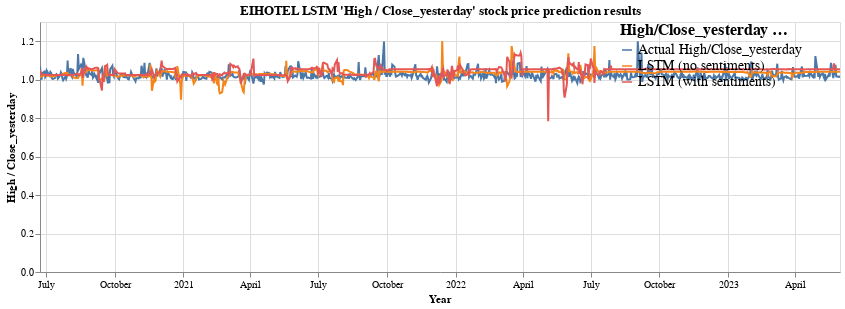

The notebook cell saved with this chart:
### Code cell
high_close_yesterday_ratio = alt.Chart(melted_df, title="EIHOTEL LSTM 'High / Close_yesterday' stock price prediction results").mark_line().encode(
    x=alt.X('date:T', title="Year"),
    y = alt.Y('High/Close_yesterday:Q', title="High / Close_yesterday"),
    color = alt.Color('High/Close_yesterday method:N',
                      legend=alt.Legend(orient='right',direction = 'vertical',labelLimit = 400))
    ).properties(height = 250, width = 800
    ).configure_legend(
    offset=-220,
    symbolDirection='vertical',
        titleFontSize=16,
        labelFontSize=14
    )

high_close_yesterday_ratio.interactive()

### Figure 1 — Vega-Lite specification as saved in the notebook (floating-point values rounded to 4 significant figures; data arrays with more than 128 entries replaced by an {"elided": "..."} marker saying what was removed)
{"usermeta": {"embedOptions": {"theme": "fivethirtyeight"}}, "config": {"view": {"continuousWidth": 300, "continuousHeight": 300}, "legend": {"labelFontSize": 14, "offset": -220, "symbolDirection": "vertical", "titleFontSize": 16}}, "data": {"name": "data-1bb899cc7301610f80508a95dd840a22"}, "mark": {"type": "line"}, "encoding": {"color": {"field": "High/Close_yesterday method", "legend": {"direction": "vertical", "labelLimit": 400, "orient": "right"}, "type": "nominal"}, "x": {"field": "date", "title": "Year", "type": "temporal"}, "y": {"field": "High/Close_yesterday", "title": "High / Close_yesterday", "type": "quantitative"}}, "height": 250, "params": [{"name": "param_2", "select": {"type": "interval", "encodings": ["x", "y"]}, "bind": "scales"}], "title": "EIHOTEL LSTM 'High / Close_yesterday' stock price prediction results", "width": 800, "$schema": "https://vega.github.io/schema/vega-lite/v5.8.0.json", "datasets": {"data-1bb899cc7301610f80508a95dd840a22": {"elided": "2181 records"}}}
